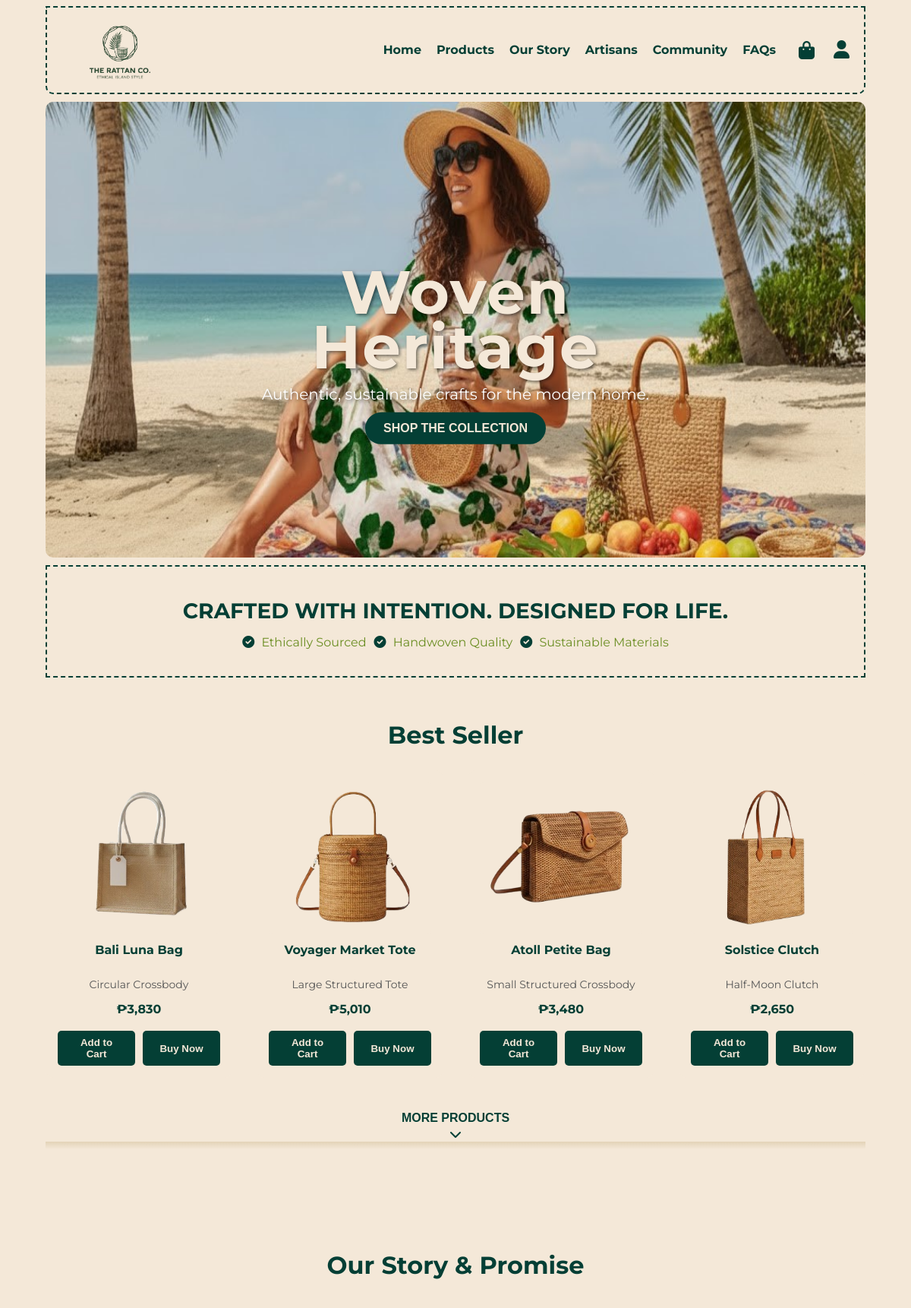
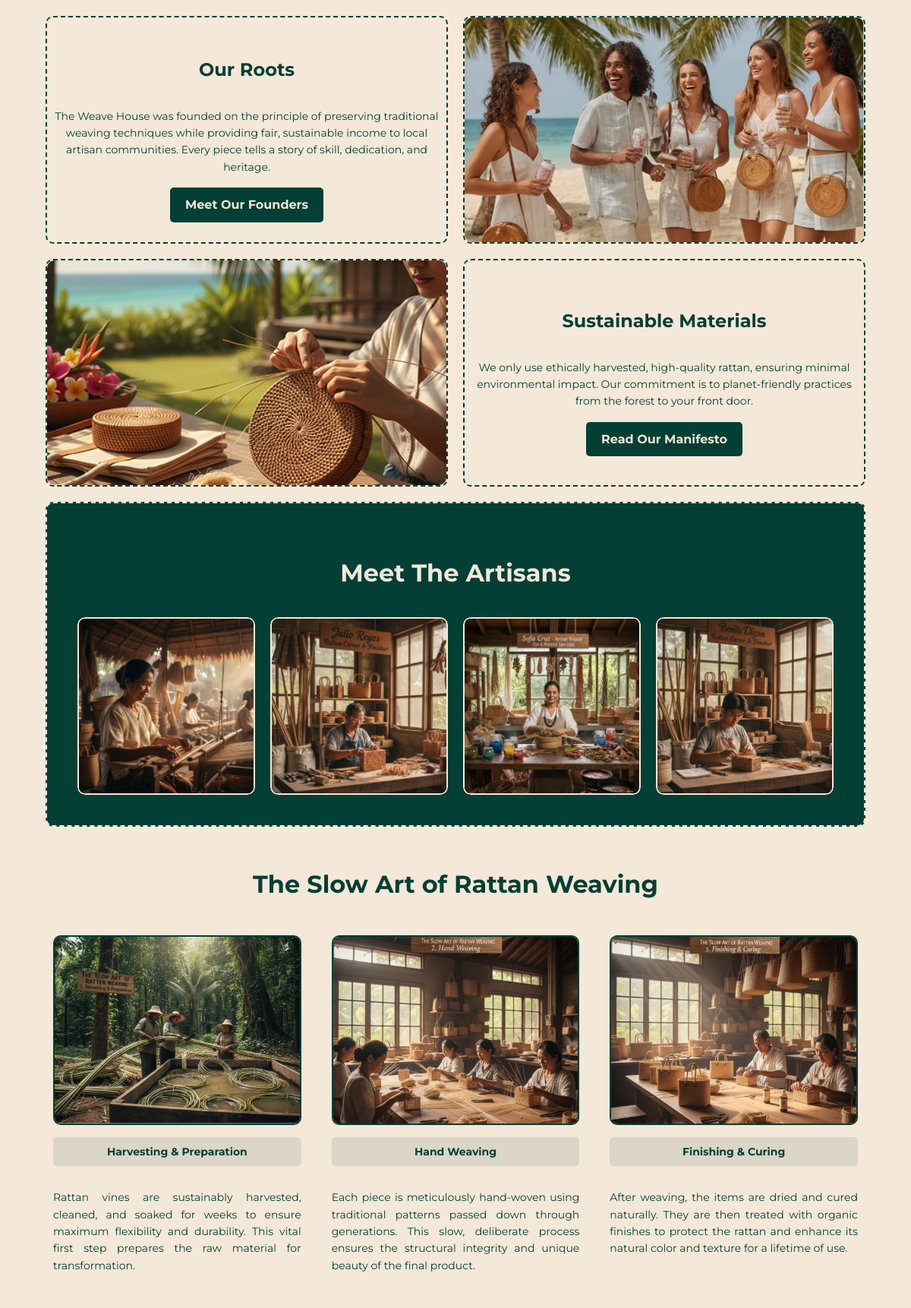
The page / (upper part) on the database its author committed (2 pictures, top to bottom).
### tables this page shows
CREATE TABLE `inventory` (
  `item_id` int(11) NOT NULL,
  `item` varchar(255) DEFAULT NULL,
  `category` varchar(255) DEFAULT NULL,
  `image` varchar(255) DEFAULT NULL,
  `price` int(11) DEFAULT NULL,
  `description` varchar(255) DEFAULT NULL
);

### classes/Database.php (called while the page is built)
<?php
class Database {
    private static $instance = null;
    private $pdo;
    private function __construct() {
        $host = 'localhost';
        $dbname = 'therattanco_db';
        $username = 'root';
        $password = '';
        try {
            $this->pdo = new PDO("mysql:host=$host;dbname=$dbname", $username, $password);
            $this->pdo->setAttribute(PDO::ATTR_ERRMODE, PDO::ERRMODE_EXCEPTION);
        } catch (PDOException $e) {
            die("Database connection failed: " . $e->getMessage());
        }
    }
    public static function getInstance() {
        if (self::$instance === null) {
            self::$instance = new Database();
        }
        return self::$instance;
    }
    public function getConnection() {
        return $this->pdo;
    }
}
?>

### classes/Product.php (called while the page is built, shortened)
<?php
require_once 'Database.php';
class Product {
    private $db;
    public function __construct() {
        $this->db = Database::getInstance()->getConnection();
    }
    public function getAllProducts() {
        $stmt = $this->db->query("SELECT * FROM inventory ORDER BY item_id");
        return $stmt->fetchAll(PDO::FETCH_ASSOC);
    }
}
?>

### index.php (the view, shortened to what this page needs)
<?php
require_once 'classes/Product.php';
$productObj = new Product();
$products = $productObj->getAllProducts();
?>
<!DOCTYPE html>
<html lang="en">
<head>
    <link rel="stylesheet" href="https://cdnjs.cloudflare.com/ajax/libs/font-awesome/6.0.0-beta3/css/all.min.css">
    <link rel="stylesheet" href="styles.css">
</head>
<body>
    <header class="main-header" id="home">
        <div class="logo">
            <img src="images/logo.png" alt="Rattan Co. Logo">
        </div>
        <nav class="primary-nav">
            <ul>
                <li><a href="#home">Home</a></li>
                <li><a href="#products">Products</a></li>
                <li><a href="#about">Our Story</a></li>
                <li><a href="#artisans">Artisans</a></li>
                <li><a href="#community">Community</a></li>
                <li><a href="#faqs">FAQs</a></li>
            </ul>
        </nav>
        <i class="fas fa-shopping-bag cart-icon"></i>
        <div class="user-menu">
            <button class="user-btn" onclick="toggleDropdown()"><i class="fas fa-user"></i></button>
        </div>
    </header>
    <section class="hero-section">
        <div class="hero-image-container">
            <img src="images/hero.jpg" alt="Hero Image: Luxury Handwoven Rattan">
            <div class="hero-text-overlay">
                <h1>Woven <br> Heritage</h1>
                <p>Authentic, sustainable crafts for the modern home.</p>
                <button class="cta-button" onclick="window.location.href='catalog.php'">Shop The Collection</button>
            </div>
        </div>
    </section>
    <section class="tagline-bar">
        <div class="tagline-left">
            <h2>Crafted with intention. Designed for life.</h2>
        </div>
        <div class="features">
            <p><i class="fas fa-check-circle"></i> <span>Ethically Sourced</span></p>
            <p><i class="fas fa-check-circle"></i> <span>Handwoven Quality</span></p>
            <p><i class="fas fa-check-circle"></i> <span>Sustainable Materials</span></p>
        </div>
    </section>
    <section class="products-section" id="products">
        <h2>Best Seller</h2>
        <div class="products-grid">
            <?php foreach ($products as $index => $product): ?>
                <div class="product-card <?= $index >= 4 ? 'hidden' : '' ?>">
                    <img src="<?= htmlspecialchars($product['image']) ?>" alt="<?= htmlspecialchars($product['item']) ?>">
                    <h3><?= htmlspecialchars($product['item']) ?></h3>
                    <p><?= htmlspecialchars($product['description']) ?></p>
                    <span class="price">₱<?= number_format($product['price']) ?></span>
                    <div class="button-group">
                        <button class="product-btn add-to-cart" onclick="addToCart('<?= htmlspecialchars($product['item']) ?>', <?= $product['price'] ?>, '<?= htmlspecialchars($product['image']) ?>')">Add to Cart</button>
                        <button class="product-btn buy-now" onclick="buyNow('<?= htmlspecialchars($product['item']) ?>', <?= $product['price'] ?>, '<?= htmlspecialchars($product['image']) ?>')">Buy Now</button>
                    </div>
                </div>
            <?php endforeach; ?>
        </div>
        <button class="more-products-btn" onclick="toggleProducts()">
            More Products <i class="fas fa-chevron-down"></i>
        </button>
    </section>
    <section class="about-section" id="about">
        <h2>Our Story & Promise</h2>
        <div class="about-item text-item">
            <h3>Our Roots</h3>
            <p>The Weave House was founded on the principle of preserving traditional weaving techniques while providing fair, sustainable income to local artisan communities. Every piece tells a story of skill, dedication, and heritage.</p>
            <a href="#" class="learn-more-btn" onclick="showFoundersModal()">Meet Our Founders</a>
        </div>
        <div class="about-item image-item">
            <img src="images/image 3.png" alt="Ethical sourcing graphic">
        </div>
        <div class="about-item image-item">
            <img src="images/image 4.png" alt="Handcrafting image">
        </div>
        <div class="about-item text-item">
            <h3>Sustainable Materials</h3>
            <p>We only use ethically harvested, high-quality rattan, ensuring minimal environmental impact. Our commitment is to planet-friendly practices from the forest to your front door.</p>
            <a href="#" class="learn-more-btn" onclick="showManifestoModal()">Read Our Manifesto</a>
        </div>
        <div class="about-item artisans-container" id="artisans">
            <h2>Meet The Artisans</h2>
            <div class="artisans-grid">
                <div class="artisan-card">
                    <img src="images/mariasantos.jpg" alt="Artisan photo">
                </div>
                <div class="artisan-card">
                    <img src="images/julioreyes.jpg" alt="Artisan photo">
                </div>
                <div class="artisan-card">
                    <img src="images/sofiacruz.jpg" alt="Artisan photo">
                </div>
                <div class="artisan-card">
                    <img src="images/benitodizon.jpg" alt="Artisan photo">
                </div>
            </div>
        </div>
    </section>
    <section class="weaving-section">
        <h2>The Slow Art of Rattan Weaving</h2>
        <div class="weaving-columns">
            <div class="column">
                <img src="images/Harvesting & Preparation.jpg" alt="Rattan harvesting">
                <h3>Harvesting & Preparation</h3>
                <p>Rattan vines are sustainably harvested, cleaned, and soaked for weeks to ensure maximum flexibility and durability. This vital first step prepares the raw material for transformation.</p>
            </div>
            <div class="column">
                <img src="images/Hand Weaving.jpg" alt="Weaving process">
                <h3>Hand Weaving</h3>
                <p>Each piece is meticulously hand-woven using traditional patterns passed down through generations. This slow, deliberate process ensures the structural integrity and unique beauty of the final product.</p>
            </div>
            <div class="column">
                <img src="images/finishing.jpg" alt="Finishing and delivery">
                <h3>Finishing & Curing</h3>
                <p>After weaving, the items are dried and cured naturally. They are then treated with organic finishes to protect the rattan and enhance its natural color and texture for a lifetime of use.</p>
            </div>
        </div>
    </section>
</body>
</html>

### rows shown on the page
inventory: image (picture), item "Bali Luna Bag", description "Circular Crossbody", price "3,830"
inventory: image (picture), item "Voyager Market Tote", description "Large Structured Tote", price "5,010"
inventory: image (picture), item "Atoll Petite Bag", description "Small Structured Crossbody", price "3,480"
inventory: image (picture), item "Solstice Clutch", description "Half-Moon Clutch", price "2,650"
